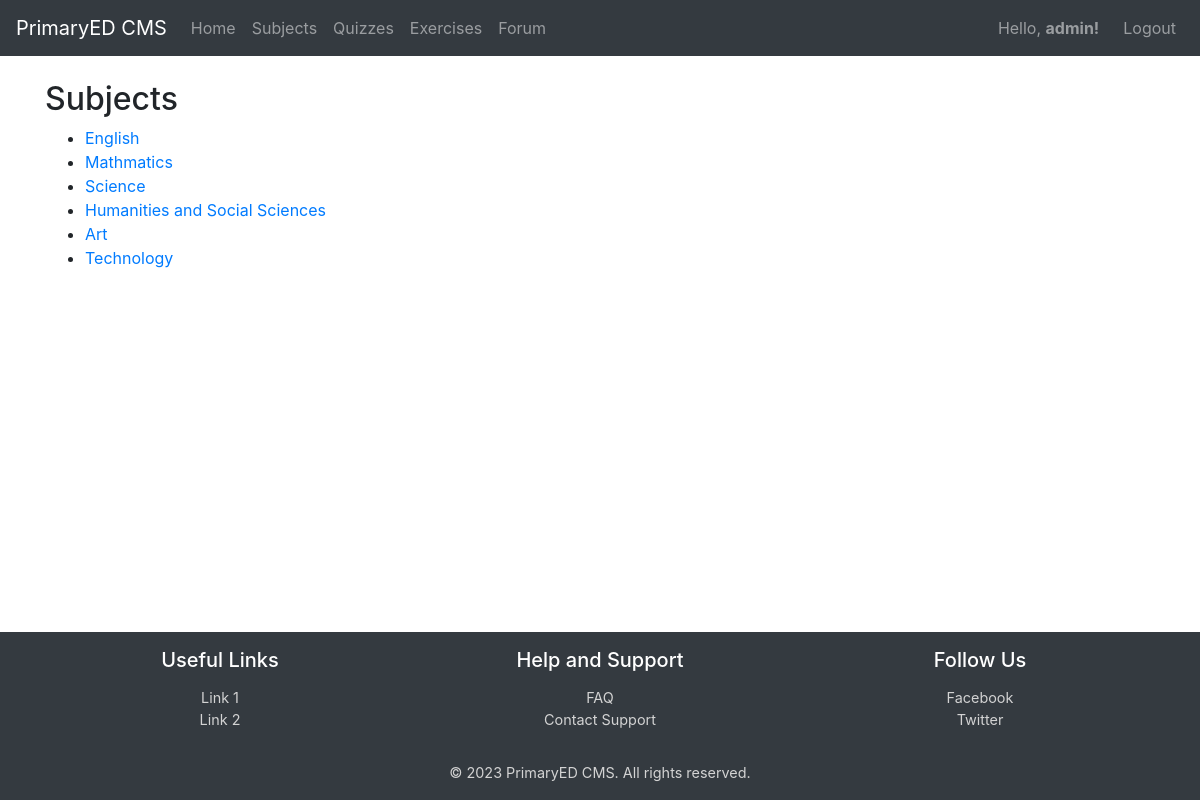
Page /subjects/ (signed in) on the committed database.
### core/models.py (models this page shows, shortened)
class User(AbstractUser):
    pass

class Subject(models.Model):
    subject = models.CharField(max_length=64)
    description = models.TextField(blank=True)

### core/views.py (the view)
# urls.py: path('subjects/', SubjectListView.as_view(), name='subject_list'),
class SubjectListView(ListView):
    model = Subject
    context_object_name = 'subjects'
    template_name = 'subjects/subject_list.html'

### core/templates/core/subject_list.html (shortened to what this page needs)
{% extends 'core/base.html' %}
{% block body %}
  <h2>Subjects</h2>
  <ul>
    {% for subject in subjects %}
      <li>
        <a href="{% url 'subject_detail' subject.id %}">{{ subject.subject }}</a>
      </li>
    {% empty %}
      <li>No subjects available.</li>
    {% endfor %}
  </ul>
{% endblock %}

### core/templates/core/base.html (shortened to what this page needs)
{% load static %}
<!DOCTYPE html>
<html lang="en">
<head>
    <link rel="stylesheet" href="https://stackpath.bootstrapcdn.com/bootstrap/4.5.2/css/bootstrap.min.css" />
    <link rel="stylesheet" href="{% static 'core/styles.css' %}" />
</head>
<body>
    <div class="main">
        <nav class="navbar navbar-expand-lg navbar-dark bg-dark">
            <a class="navbar-brand" href="{% url 'index' %}">PrimaryED CMS</a>
            <div class="collapse navbar-collapse" id="navbarNav">
                <ul class="navbar-nav mr-auto">
                    <li class="nav-item">
                        <a class="nav-link" href="{% url 'index' %}">Home</a>
                    </li>
                    {% if request.user.is_authenticated %}
                        <li class="nav-item">
                            <a class="nav-link" href="{% url 'subject_list' %}">Subjects</a>
                        </li>
                        <li class="nav-item">
                            <a class="nav-link" href="#">Quizzes</a>
                        </li>
                        <li class="nav-item">
                            <a class="nav-link" href="#">Exercises</a>
                        </li>
                        <li class="nav-item">
                            <a class="nav-link" href="{% url 'forum' %}">Forum</a>
                        </li>
                    {% endif %}
                </ul>
                <ul class="navbar-nav">
                    {% if request.user.is_authenticated %}
                        <li class="nav-item">
                            <span class="navbar-text mr-3">Hello, <strong>{{ request.user.username }}!</strong></span>
                        </li>
                        <li class="nav-item">
                            <a class="nav-link" href="{% url 'logout' %}">Logout</a>
                        </li>
                    {% endif %}
                </ul>
            </div>
        </nav>
        <div class="container mt-4">{% block body %} {% endblock %}</div>
    </div>
    <footer class="footer text-center py-3 small-text">
        <div class="container">
            <div class="row">
                <div class="col-md-4">
                    <h5>Useful Links</h5>
                    <ul class="list-unstyled">
                        <li><a href="#">Link 1</a></li>
                        <li><a href="#">Link 2</a></li>
                    </ul>
                </div>
                <div class="col-md-4">
                    <h5>Help and Support</h5>
                    <ul class="list-unstyled">
                        <li><a href="#">FAQ</a></li>
                        <li><a href="#">Contact Support</a></li>
                    </ul>
                </div>
                <div class="col-md-4">
                    <h5>Follow Us</h5>
                    <ul class="list-unstyled">
                        <li><a href="#">Facebook</a></li>
                        <li><a href="#">Twitter</a></li>
                    </ul>
                </div>
            </div>
            <div class="mt-3">
                &copy; 2023 PrimaryED CMS. All rights reserved.
            </div>
        </div>
    </footer>
</body>
</html>

### core/static/core/styles.css (style rules this page uses)
html, body { height: 100%; margin: 0; }
body { display: flex; flex-direction: column; min-height: 100vh; }
.main { flex: 1; display: flex; flex-direction: column; }
.footer { background-color: #343a40; color: #d3d3d3; }
.footer a { color: #d3d3d3; }
.footer h5 { color: white; margin-bottom: 15px; }
.small-text { font-size: 0.9rem; }

### rows in the picture
User: user.username "admin"
Subject: subject "English"
Subject: subject "Mathmatics"
Subject: subject "Science"
Subject: subject "Humanities and Social Sciences"
Subject: subject "Art"
Subject: subject "Technology"
